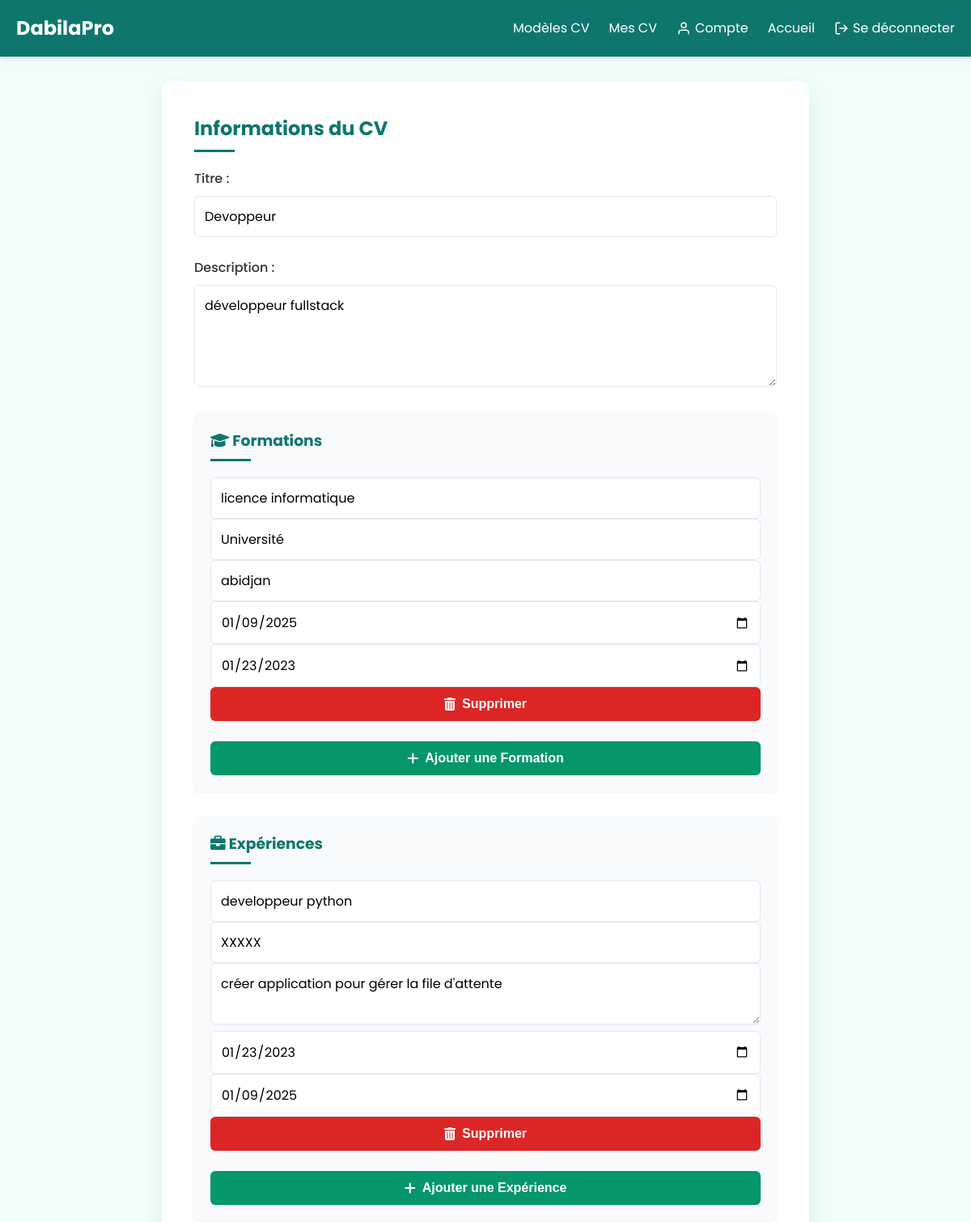
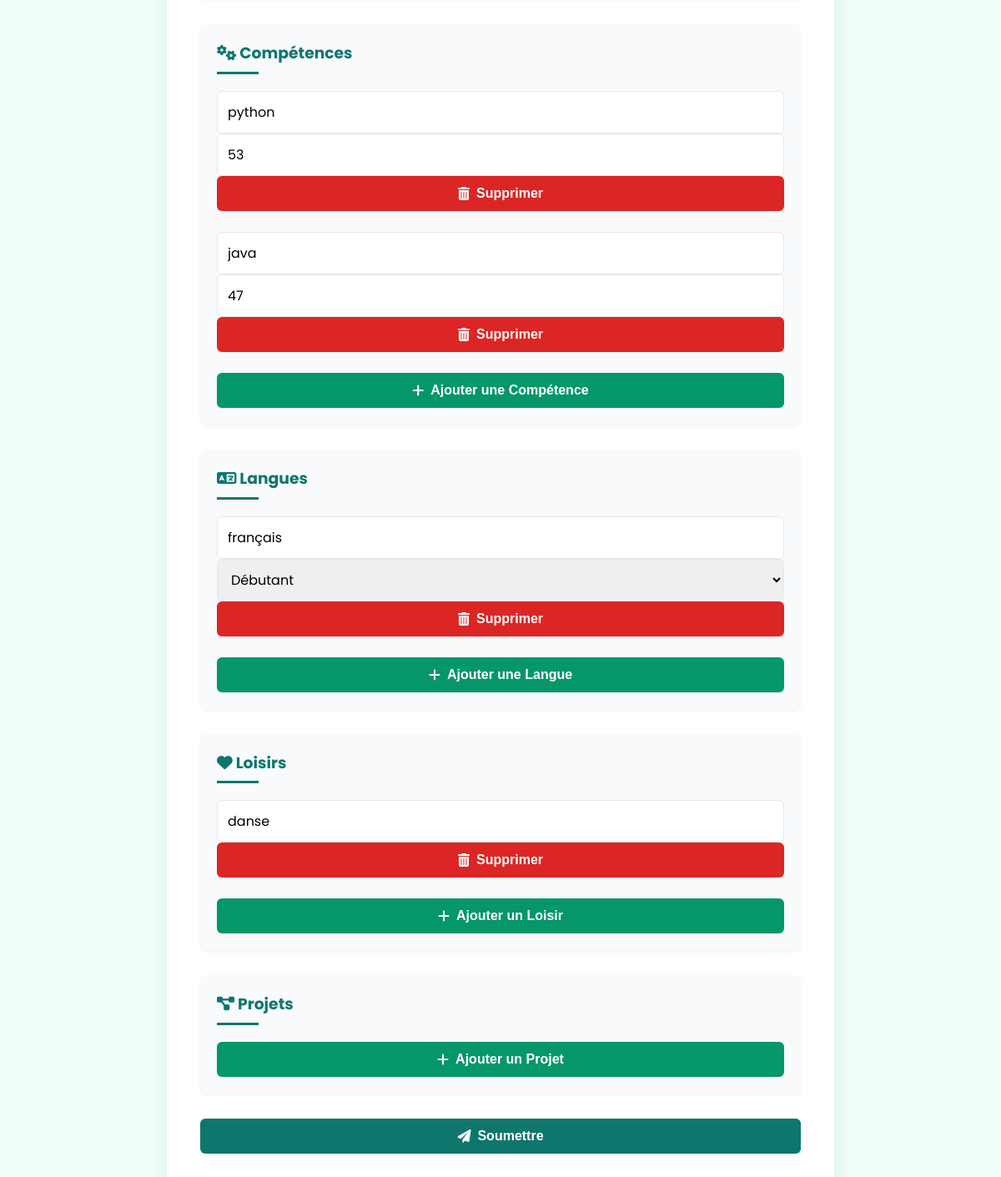
Screenshot of /edit_cv/1/ (signed in) with the database file from the repository (2 pictures, top to bottom).
### gestion/models.py (models this page shows, shortened)
class CV(models.Model):
    etudiant = models.ForeignKey(Etudiant, related_name='cv', on_delete=models.CASCADE)
    titre = models.CharField(max_length=255)
    description = models.TextField(blank=True)
    date_creation = models.DateField(auto_now_add=True)

class Formation(models.Model):
    cv = models.ForeignKey(CV, related_name='formations_cv', on_delete=models.CASCADE, blank=True, null=True)
    diplomes = models.CharField(max_length=255)
    etablissement = models.CharField(max_length=255)
    date_debut = models.DateField(
        default="2000-01-01",  # Valeur par défaut pour éviter les erreurs de migration
        help_text="Date de début de la formation."
    )
    date_fin = models.DateField(
        default="2000-12-31",  # Vous pouvez définir une autre valeur pertinente
        help_text="Date de fin de la formation."
    )
    localite = models.CharField(max_length=100)

class Experience(models.Model):
    cv = models.ForeignKey(CV, related_name='experiences_cv', on_delete=models.CASCADE, blank=True, null=True)
    date_debut = models.DateField()
    date_fin = models.DateField()
    titre = models.CharField(max_length=255)
    entreprise = models.CharField(max_length=255)
    localite_entreprise = models.CharField(max_length=100)
    taches = models.TextField()

class Competence(models.Model):
    titre = models.CharField(max_length=100)
    cv = models.ForeignKey(CV, related_name='competences_cv', on_delete=models.CASCADE, blank=True, null=True)
    niveau = models.IntegerField(
        validators=[MinValueValidator(0), MaxValueValidator(100)],
        help_text="Niveau en pourcentage (ex: 80 pour 80%).", default=50
    )

class Langue(models.Model):
    cv = models.ForeignKey(CV, related_name='langues_cv', on_delete=models.CASCADE, blank=True, null=True)
    nom = models.CharField(max_length=100,default="Inconnu",)
    niveau = models.CharField(
        max_length=50,
        choices=[
            ('Débutant', 'Débutant'),
            ('Intermédiaire', 'Intermédiaire'),
            ('Avancé', 'Avancé'),
            ('Bilingue', 'Bilingue'),
        ],
        default='Débutant',  # Ajout de la valeur par défaut
        help_text="Niveau de maîtrise de la langue"
    )

class Loisir(models.Model):
    cv = models.ForeignKey(CV, related_name='loisirs_cv', on_delete=models.CASCADE, blank=True, null=True)
    libelle = models.CharField(max_length=50)

### gestion/views.py (the view, shortened to what this page needs)
# urls.py: path('edit_cv/<int:cv_id>/', edit_cv, name='edit_cv'),
def edit_cv(request, cv_id):
    cv = get_object_or_404(CV, id=cv_id)
    if request.session.get('utilisateur') is not None :
        if request.session.get('utilisateur') ==cv.etudiant.id:
            formations = Formation.objects.filter(cv=cv)
            experiences = Experience.objects.filter(cv=cv)
            competences = Competence.objects.filter(cv=cv)
            langues = Langue.objects.filter(cv=cv)
            loisirs = Loisir.objects.filter(cv=cv)
            projets = Projet.objects.filter(cv=cv)
            return render(request, 'gestion/edit_cv.html', {
                'cv': cv,
                'formations': formations,
                'experiences': experiences,
                'competences': competences,
                'langues': langues,
                'loisirs': loisirs,
                'projets': projets,
            })
        else:
            redirect('list_cv')
    else:
        return redirect('login_etudiant')

### gestion/templates/gestion/edit_cv.html (shortened to what this page needs)
{% load static %}
<!DOCTYPE html>
<html lang="fr">
<head>
    <link rel="stylesheet" href="https://cdnjs.cloudflare.com/ajax/libs/font-awesome/6.0.0-beta3/css/all.min.css">
</head>
<body>
    <header id="header">
        <div class="container">
            <nav>
                <a href="#" class="logo">DabilaPro</a>
                <div class="nav-links">
                    <a href="#">Modèles CV</a>
                    <a href="{% url 'list_cv_by_etudiant' %}">Mes CV</a>
                    <a href="{% url 'modifier_etudiant' %}">
                        <svg xmlns="http://www.w3.org/2000/svg" width="18" height="18" viewBox="0 0 24 24" fill="none" stroke="currentColor" stroke-width="2" stroke-linecap="round" stroke-linejoin="round">
                            <path d="M20 21v-2a4 4 0 0 0-4-4H8a4 4 0 0 0-4 4v2"></path>
                            <circle cx="12" cy="7" r="4"></circle>
                        </svg>
                        Compte
                    </a>
                    <a href="{% url 'list_cv' %}">Accueil</a>
                    <a href="{% url 'deconnexion' %}">
                        Se déconnecter
                    </a>
                </div>
            </nav>
        </div>
    </header>
    <div class="form-container">
        <form method="POST" enctype="multipart/form-data">
            <h2>Informations du CV</h2>
            <div class="form-group">
                <label for="titre">Titre :</label>
                <input type="text" id="titre" name="titre" value="{{ cv.titre }}" required>
            </div>
            <div class="form-group">
                <label for="description"> Description :</label>
                <textarea id="description" name="description" required rows="4">{{ cv.description }}</textarea>
            </div>
            <div class="section-container">
                <h3><i class="fas fa-graduation-cap"></i> Formations</h3>
                <div id="formations-container">
                    {% for formation in formations %}
                        <div class="form-group">
                            <input type="text" name="diplomes[]" value="{{ formation.diplomes }}" required placeholder="Diplôme">
                            <input type="text" name="etablissement[]" value="{{ formation.etablissement }}" required placeholder="Établissement">
                            <input type="text" name="localite[]" value="{{ formation.localite }}" required placeholder="Localité">
                            <input type="date" name="date_debut[]" value="{{ formation.date_debut|date:'Y-m-d' }}" required>
                            <input type="date" name="date_fin[]" value="{{ formation.date_fin|date:'Y-m-d' }}" required>
                            <button type="button" onclick="supprimerChamp(this)" class="btn-danger">
                                <i class="fas fa-trash-alt"></i> Supprimer
                            </button>
                        </div>
                    {% endfor %}
                </div>
                <button type="button" onclick="ajouterFormation()" class="btn-success">
                    <i class="fas fa-plus"></i> Ajouter une Formation
                </button>
            </div>
            <div class="section-container">
                <h3><i class="fas fa-briefcase"></i> Expériences</h3>
                <div id="experiences-container">
                    {% for experience in experiences %}
                        <div class="form-group">
                            <input type="text" name="titre_experience[]" value="{{ experience.titre }}" required placeholder="Titre">
                            <input type="text" name="entreprise[]" value="{{ experience.entreprise }}" required placeholder="Entreprise">
                            <textarea name="taches[]" required placeholder="Tâches">{{ experience.taches }}</textarea>
                            <input type="date" name="date_debut_experience[]" value="{{ experience.date_debut|date:'Y-m-d' }}" required>
                            <input type="date" name="date_fin_experience[]" value="{{ experience.date_fin|date:'Y-m-d' }}" required>
                            <button type="button" onclick="supprimerChamp(this)" class="btn-danger">
                                <i class="fas fa-trash-alt"></i> Supprimer
                            </button>
                        </div>
                    {% endfor %}
                </div>
                <button type="button" onclick="ajouterChamp('experiences')" class="btn-success">
                    <i class="fas fa-plus"></i> Ajouter une Expérience
                </button>
            </div>
            <div class="section-container">
                <h3><i class="fas fa-cogs"></i> Compétences</h3>
                <div id="competences-container">
                    {% for competence in competences %}
                        <div class="form-group">
                            <input type="text" name="titre_competence[]" value="{{ competence.titre }}" required placeholder="Titre">
                            <input type="number" name="competence_niveau[]" value="{{ competence.niveau }}" required min="0" max="100" placeholder="Niveau (%)">
                            <button type="button" onclick="supprimerChamp(this)" class="btn-danger">
                                <i class="fas fa-trash-alt"></i> Supprimer
                            </button>
                        </div>
                    {% endfor %}
                </div>
                <button type="button" onclick="ajouterChamp('competences')" class="btn-success">
                    <i class="fas fa-plus"></i> Ajouter une Compétence
                </button>
            </div>
            <div class="section-container">
                <h3><i class="fas fa-language"></i> Langues</h3>
                <div id="langues-container">
                    {% for langue in langues %}
                        <div class="form-group">
                            <input type="text" name="langues[]" value="{{ langue.nom }}" required placeholder="Langue">
                            <select name="niveau_langue[]" required>
                                <option value="Débutant" {% if langue.niveau == 'Débutant' %}selected{% endif %}>Débutant</option>
                            </select>
                            <button type="button" onclick="supprimerChamp(this)" class="btn-danger">
                                <i class="fas fa-trash-alt"></i> Supprimer
                            </button>
                        </div>
                    {% endfor %}
                </div>
                <button type="button" onclick="ajouterChamp('langues')" class="btn-success">
                    <i class="fas fa-plus"></i> Ajouter une Langue
                </button>
            </div>
            <div class="section-container">
                <h3><i class="fas fa-heart"></i> Loisirs</h3>
                <div id="loisirs-container">
                    {% for loisir in loisirs %}
                        <div class="form-group">
                            <input type="text" name="libelle_loisir[]" value="{{ loisir.libelle }}" required placeholder="Loisir">
                            <button type="button" onclick="supprimerChamp(this)" class="btn-danger">
                                <i class="fas fa-trash-alt"></i> Supprimer
                            </button>
                        </div>
                    {% endfor %}
                </div>
                <button type="button" onclick="ajouterChamp('loisirs')" class="btn-success">
                    <i class="fas fa-plus"></i> Ajouter un Loisir
                </button>
            </div>
            <div class="section-container">
                <h3><i class="fas fa-project-diagram"></i> Projets</h3>
                <button type="button" onclick="ajouterChamp('projets')" class="btn-success">
                    <i class="fas fa-plus"></i> Ajouter un Projet
                </button>
            </div>
            <button type="submit" class="btn-primary mt-4">
                <i class="fas fa-paper-plane"></i> Soumettre
            </button>
        </form>
    </div>
</body>
</html>

### gestion/templates/gestion/edit_cv.html (style rules this page uses)
:root { --primary-color: #0f766e; --secondary-color: #0d9488; --text-color: #333; --background-color: #f0fdfa; --white: #ffffff; --success-color: #059669; --danger-color: #dc2626; }
* { margin: 0; padding: 0; box-sizing: border-box; }
body, html { font-family: 'Poppins', sans-serif; line-height: 1.6; background-color: var(--background-color); color: var(--text-color); }
.container { max-width: 1200px; margin: 0 auto; padding: 0 20px; }
header { position: fixed; top: 0; left: 0; width: 100%; background-color: var(--primary-color); z-index: 1000; box-shadow: 0 2px 10px rgba(0, 0, 0, 0.1); }
nav { display: flex; justify-content: space-between; align-items: center; padding: 1rem 0; }
.logo { font-size: 1.5rem; font-weight: bold; color: var(--white); text-decoration: none; }
.nav-links { display: flex; align-items: center; }
.nav-links a { color: var(--white); text-decoration: none; margin-left: 1.5rem; transition: color 0.3s ease; display: flex; align-items: center; }
.nav-links svg { margin-right: 5px; }
.form-container { max-width: 800px; margin: 100px auto 50px; background-color: var(--white); padding: 40px; border-radius: 12px; box-shadow: 0 10px 25px rgba(15, 118, 110, 0.1); }
h2, h3 { color: var(--primary-color); margin-bottom: 20px; position: relative; padding-bottom: 10px; }
h2::after, h3::after { content: ''; position: absolute; left: 0; bottom: 0; width: 50px; height: 3px; background-color: var(--primary-color); }
.form-group { margin-bottom: 25px; }
label { display: block; margin-bottom: 8px; color: var(--text-color); font-weight: 500; }
input[type="text"], input[type="date"], input[type="number"], select, textarea { width: 100%; padding: 12px; border: 1px solid #e2e8f0; border-radius: 6px; font-size: 1em; font-family: 'Poppins', sans-serif; transition: all 0.3s ease; }
button { width: 100%; background-color: var(--primary-color); color: var(--white); padding: 12px; border: none; border-radius: 6px; font-size: 1em; font-weight: 600; cursor: pointer; transition: all 0.3s ease; display: flex; justify-content: center; align-items: center; }
.btn-success { background-color: var(--success-color); }
.btn-danger { background-color: var(--danger-color); }
button i { margin-right: 8px; }
.section-container { background-color: #f8fafc; padding: 20px; border-radius: 8px; margin-bottom: 30px; box-shadow: 0 2px 4px rgba(0, 0, 0, 0.05); }
.form-group { animation: fadeIn 0.5s ease-out; }

### rows the page displays
CV: titre "Devoppeur", description "développeur fullstack"
Formation: diplomes "licence informatique", etablissement "Université", localite "abidjan", date_debut "01/09/2025", date_fin "01/23/2023"
Experience: titre "developpeur python", entreprise "XXXXX", taches "créer application pour gérer la file d'attente", date_debut "01/23/2023", date_fin "01/09/2025"
Competence: titre "python", niveau "53"
Competence: titre "java", niveau "47"
Langue: nom "français", niveau "Débutant"
Loisir: libelle "danse"
